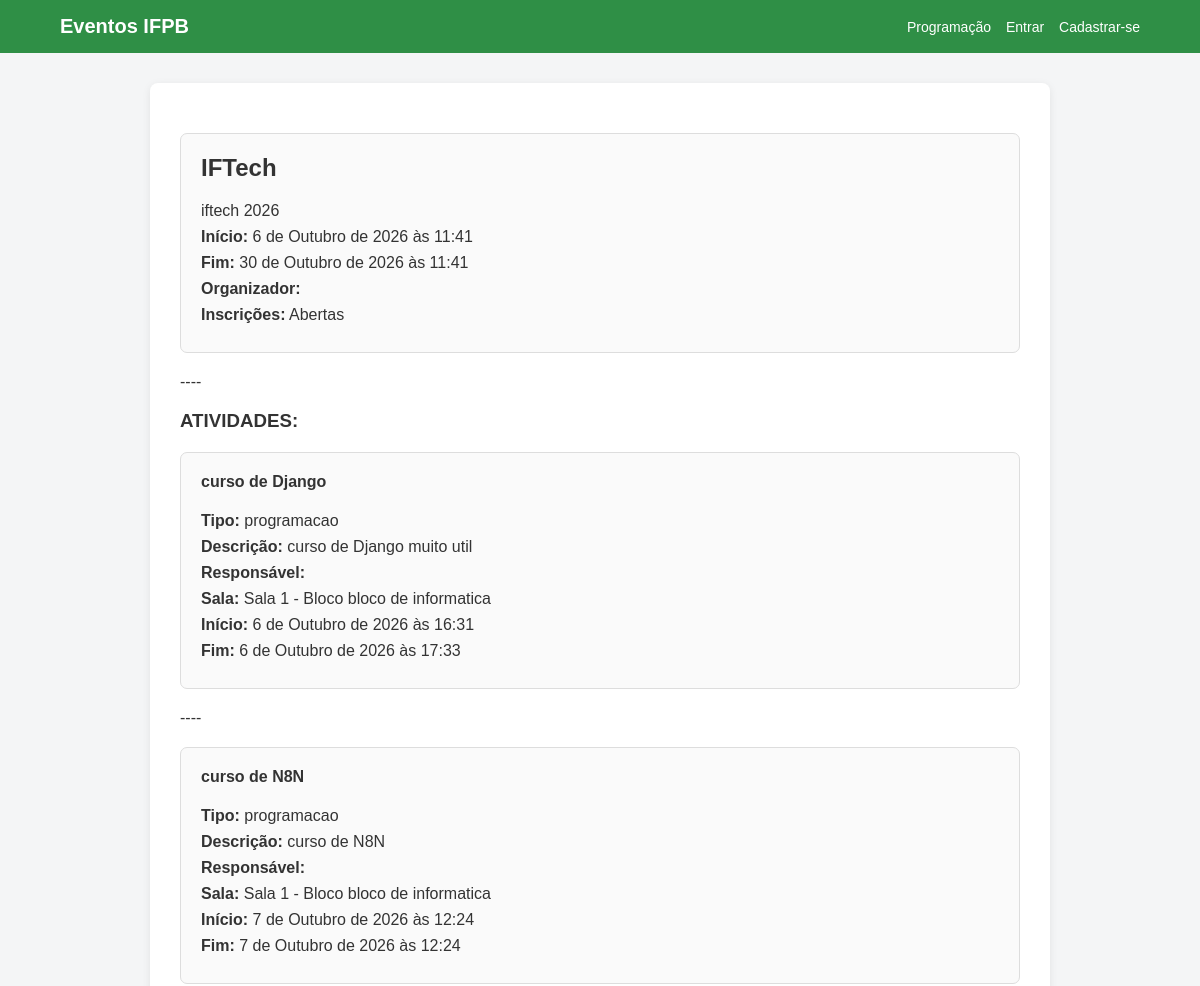
The page /evento/1 (upper part) on the database as committed earlier.
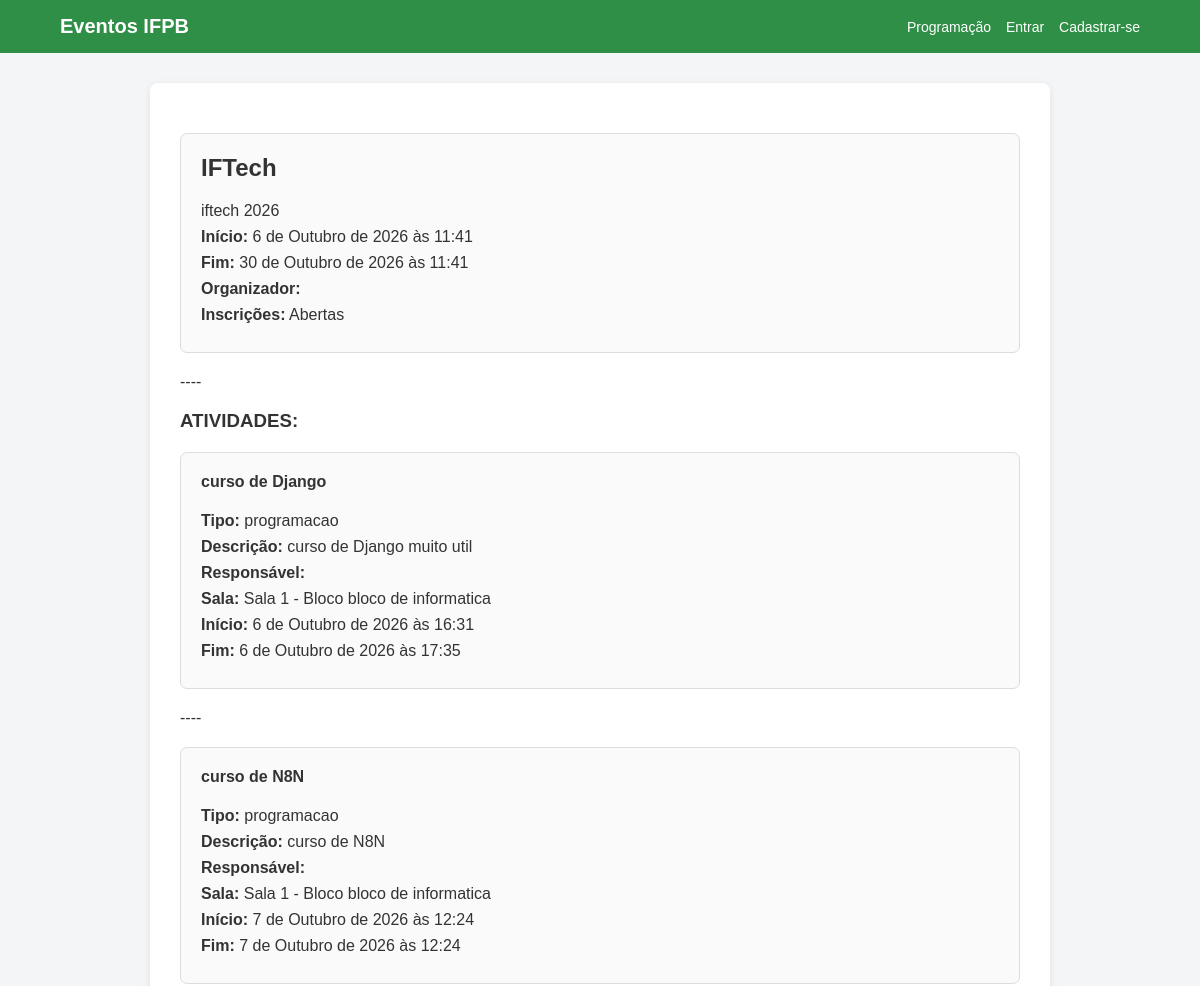
The same page on the database as committed later.
### eventos/models.py (models this page shows, shortened)
class Atividade(models.Model):
    evento = models.ForeignKey(
        Evento,
        on_delete=models.CASCADE,
        related_name="atividades"
    )
    titulo = models.CharField(max_length=200)
    tipo = models.CharField(max_length=100)
    descricao = models.TextField(blank=True)
    responsavel = models.ForeignKey(
        settings.AUTH_USER_MODEL,
        on_delete=models.CASCADE,
        related_name="atividades_responsaveis"
    )
    sala = models.ForeignKey(
        Sala,
        on_delete=models.SET_NULL,
        null=True,
        blank=True,
        related_name="atividades"
    )
    inicio = models.DateTimeField()
    fim = models.DateTimeField()

class Sala(models.Model):
    nome = models.CharField(max_length=100)
    bloco = models.CharField(max_length=50)
    capacidade = models.PositiveIntegerField()
    def __str__(self):
        return f"{self.nome} - Bloco {self.bloco}"

### eventos/views.py (the view, shortened to what this page needs)
# urls.py: path('evento/<int:id>', views.detalhe_evento, name='evento'),
def detalhe_evento(request, id):
    evento = get_object_or_404(Evento, id=id)
    inscrito_no_evento = False
    atividades = Atividade.objects.filter(evento=evento)
    return render(request, 'eventos/detalhe_evento.html', {
        'evento': evento,
        'atividades': atividades,
        'inscrito_no_evento': inscrito_no_evento,
    })

### eventos/templates/eventos/detalhe_evento.html (shortened to what this page needs)
{% extends "base.html" %}
{% block conteudo %}
    <article>
        <h2>{{ evento.nome }}</h2>
        <p>{{ evento.descricao }}</p>
        <p>
            <strong>Início:</strong> {{ evento.inicio }}
        </p>
        <p>
            <strong>Fim:</strong> {{ evento.fim }}
        </p>
        <p>
            <strong>Organizador:</strong> {{ evento.organizador }}
        </p>
        <p>
            <strong>Inscrições:</strong>
            {% if evento.inscricoes_abertas %}
                Abertas
            {% else %}
                Encerradas
            {% endif %}
        </p>
    </article>
    <p>----</p>
    <h3>ATIVIDADES:</h3>
    {% for atividade in atividades %}
        <article>
            <h4>{{ atividade.titulo }}</h4>
            <p><strong>Tipo:</strong> {{ atividade.tipo }}</p>
            <p><strong>Descrição:</strong> {{ atividade.descricao }}</p>
            <p><strong>Responsável:</strong> {{ atividade.responsavel }}</p>
            <p>
                <strong>Sala:</strong>
                {% if atividade.sala %}
                    {{ atividade.sala }}
                {% else %}
                    Não definida
                {% endif %}
            </p>
            <p><strong>Início:</strong> {{ atividade.inicio }}</p>
            <p><strong>Fim:</strong> {{ atividade.fim }}</p>
        </article>
        <p>----</p>
    {% empty %}
        <p>Não há atividades para este evento.</p>
    {% endfor %}
{% endblock %}

Rows that differ between the two databases and show on the page:
changed Atividade "curso de Django": fim "6 de Outubro de 2026 às 17:33" → "6 de Outubro de 2026 às 17:35"
